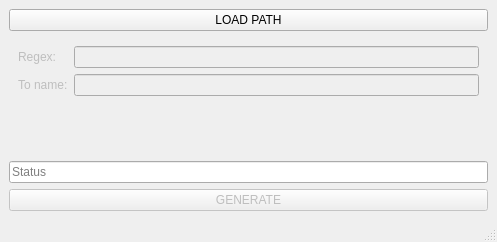
<?xml version="1.0" encoding="UTF-8"?>
<ui version="4.0">
 <class>RenameView</class>
 <widget class="QMainWindow" name="RenameView">
  <property name="geometry">
   <rect>
    <x>0</x>
    <y>0</y>
    <width>497</width>
    <height>242</height>
   </rect>
  </property>
  <property name="windowTitle">
   <string>MainWindow</string>
  </property>
  <widget class="QWidget" name="centralwidget">
   <layout class="QVBoxLayout" name="verticalLayout">
    <item>
     <widget class="QPushButton" name="loadButton">
      <property name="text">
       <string>LOAD PATH</string>
      </property>
     </widget>
    </item>
    <item>
     <widget class="QWidget" name="nameChangeWidget" native="true">
      <property name="enabled">
       <bool>false</bool>
      </property>
      <layout class="QFormLayout" name="formLayout">
       <item row="0" column="0">
        <widget class="QLabel" name="regexLabel">
         <property name="text">
          <string>Regex:</string>
         </property>
        </widget>
       </item>
       <item row="0" column="1">
        <widget class="QLineEdit" name="m_regexEdit"/>
       </item>
       <item row="1" column="0">
        <widget class="QLabel" name="toNameLabel">
         <property name="text">
          <string>To name:</string>
         </property>
        </widget>
       </item>
       <item row="1" column="1">
        <widget class="QLineEdit" name="m_toNameEdit"/>
       </item>
      </layout>
     </widget>
    </item>
    <item>
     <widget class="QLineEdit" name="statusEdit">
      <property name="readOnly">
       <bool>true</bool>
      </property>
      <property name="placeholderText">
       <string>Status</string>
      </property>
     </widget>
    </item>
    <item>
     <widget class="QPushButton" name="generateButton">
      <property name="enabled">
       <bool>false</bool>
      </property>
      <property name="text">
       <string>GENERATE</string>
      </property>
     </widget>
    </item>
   </layout>
  </widget>
  <widget class="QMenuBar" name="menubar">
   <property name="geometry">
    <rect>
     <x>0</x>
     <y>0</y>
     <width>497</width>
     <height>22</height>
    </rect>
   </property>
  </widget>
  <widget class="QStatusBar" name="statusbar"/>
 </widget>
 <resources/>
 <connections>
  <connection>
   <sender>loadButton</sender>
   <signal>pressed()</signal>
   <receiver>RenameView</receiver>
   <slot>loadPath()</slot>
   <hints>
    <hint type="sourcelabel">
     <x>255</x>
     <y>51</y>
    </hint>
    <hint type="destinationlabel">
     <x>281</x>
     <y>63</y>
    </hint>
   </hints>
  </connection>
  <connection>
   <sender>generateButton</sender>
   <signal>pressed()</signal>
   <receiver>RenameView</receiver>
   <slot>generate()</slot>
   <hints>
    <hint type="sourcelabel">
     <x>251</x>
     <y>192</y>
    </hint>
    <hint type="destinationlabel">
     <x>263</x>
     <y>214</y>
    </hint>
   </hints>
  </connection>
  <connection>
   <sender>m_toNameEdit</sender>
   <signal>returnPressed()</signal>
   <receiver>generateButton</receiver>
   <slot>click()</slot>
   <hints>
    <hint type="sourcelabel">
     <x>259</x>
     <y>120</y>
    </hint>
    <hint type="destinationlabel">
     <x>386</x>
     <y>193</y>
    </hint>
   </hints>
  </connection>
  <connection>
   <sender>m_regexEdit</sender>
   <signal>returnPressed()</signal>
   <receiver>m_toNameEdit</receiver>
   <slot>setFocus()</slot>
   <hints>
    <hint type="sourcelabel">
     <x>316</x>
     <y>86</y>
    </hint>
    <hint type="destinationlabel">
     <x>331</x>
     <y>119</y>
    </hint>
   </hints>
  </connection>
 </connections>
 <slots>
  <slot>loadPath()</slot>
  <slot>generate()</slot>
 </slots>
</ui>
